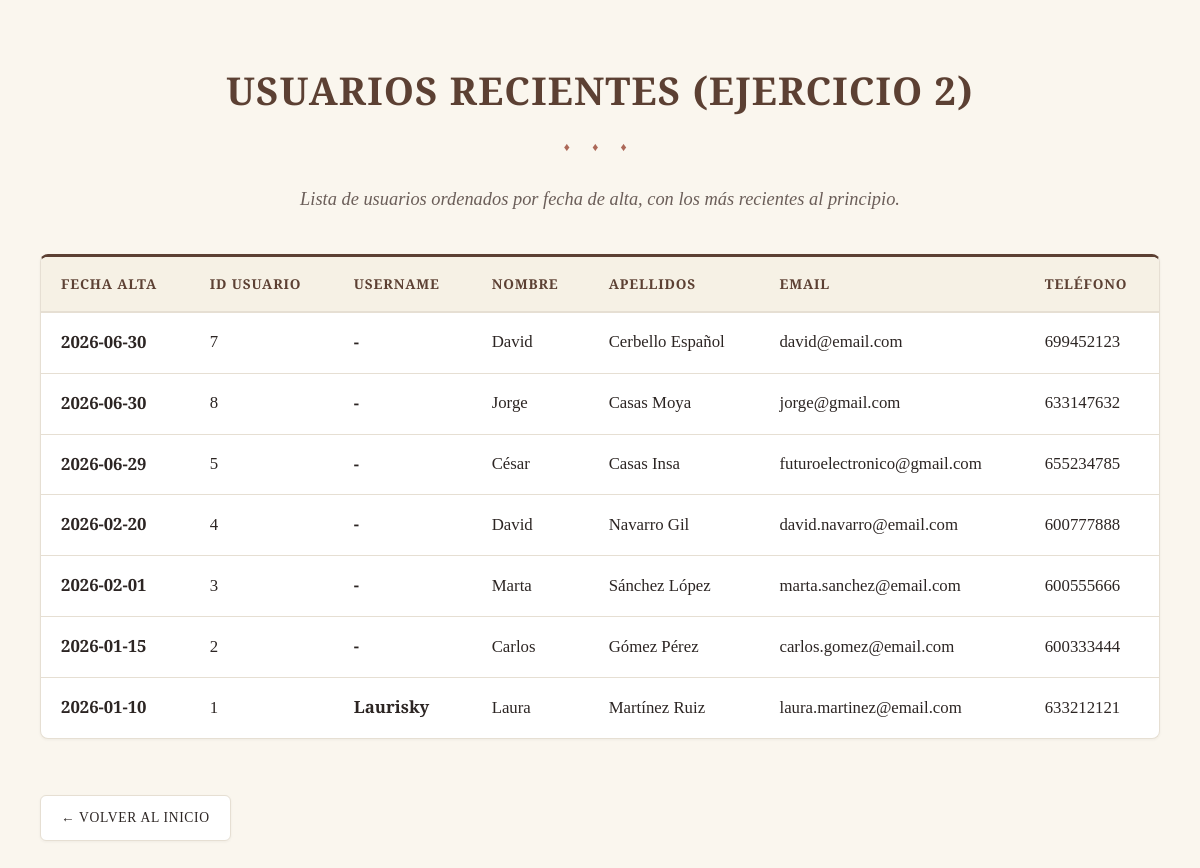
The app's page /usuarios/usuarios_recientes.php (signed in) with its own data.
### tables this page shows
CREATE TABLE `usuarios` (
  `id_usuario` int(11) NOT NULL,
  `username` varchar(55) DEFAULT NULL,
  `password_hash` varchar(255) NOT NULL,
  `nombre` varchar(80) NOT NULL,
  `apellidos` varchar(120) NOT NULL,
  `email` varchar(120) NOT NULL,
  `telefono` varchar(20) DEFAULT NULL,
  `rol` varchar(35) NOT NULL DEFAULT 'lector',
  `fecha_alta` date NOT NULL
);

### usuarios/usuarios_recientes.php (the view, shortened to what this page needs)
<?php
include "../config/conexion.php";
$sql = "SELECT * FROM usuarios ORDER BY fecha_alta DESC";
$stmt = mysqli_prepare($conexion, $sql);
mysqli_stmt_execute($stmt);
$resultado = mysqli_stmt_get_result($stmt);
?>
<!DOCTYPE html>
<html lang="es">
<head>
    <link rel="stylesheet" href="../css/estilos.css">
</head>
<body>
    <h1>Usuarios Recientes (Ejercicio 2)</h1>
    <p>Lista de usuarios ordenados por fecha de alta, con los más recientes al principio.</p>
    <div class="table-container">
        <table>
            <thead>
                <tr>
                    <th>Fecha Alta</th>
                    <th>ID Usuario</th>
                    <th>Username</th>
                    <th>Nombre</th>
                    <th>Apellidos</th>
                    <th>Email</th>
                    <th>Teléfono</th>
                </tr>
            </thead>
            <tbody>
                <?php while ($usuario = mysqli_fetch_assoc($resultado)) { ?>
                    <tr>
                        <td><strong><?php echo htmlspecialchars($usuario["fecha_alta"]); ?></strong></td>
                        <td><?php echo htmlspecialchars($usuario["id_usuario"]); ?></td>
                        <td><strong><?php echo htmlspecialchars($usuario["username"] ?? '-'); ?></strong></td>
                        <td><?php echo htmlspecialchars($usuario["nombre"]); ?></td>
                        <td><?php echo htmlspecialchars($usuario["apellidos"]); ?></td>
                        <td><?php echo htmlspecialchars($usuario["email"]); ?></td>
                        <td><?php echo htmlspecialchars($usuario["telefono"] ? $usuario["telefono"] : '-'); ?></td>
                    </tr>
                <?php } ?>
            </tbody>
        </table>
    </div>
    <a class="volver" href="../index.php">← Volver al inicio</a>
</body>
</html>

### css/estilos.css (style rules this page uses)
:root { --primary-color: #5C4033; --primary-hover: #453026; --bg-color: #FAF6EE; --card-bg: #FFFFFF; --text-main: #2C2523; --text-muted: #6B5E59; --border-color: #E6DFD3; --success-bg: #E2EED8; --success-text: #3E632A; --warning-pending-bg: #FDF2E2; --warning-pending-text: #B45309; --accent-color: #8C2D19; --shadow-sm: 0 1px 3px 0 rgba(44, 37, 35, 0.05); --shadow-md: 0 4px 12px -2px rgba(44, 37, 35, 0.08), 0 2px 6px -1px rgba(44, 37, 35, 0.04); --shadow-lg: 0 12px 24px -4px rgba(44, 37, 35, 0.12), 0 4px 12px -2px rgba(44, 37, 35, 0.06); --radius-lg: 8px; --radius-md: 6px; --radius-sm: 4px; --transition: all 0.25s cubic-bezier(0.4, 0, 0.2, 1); }
body { font-family: 'Crimson Pro', Georgia, serif; margin: 0 auto; max-width: 1200px; padding: 60px 40px; background-color: var(--bg-color); color: var(--text-main); line-height: 1.6; }
h1 { font-family: 'Cinzel', serif; color: var(--primary-color); font-size: 2.4rem; font-weight: 600; margin-top: 0; margin-bottom: 8px; text-align: center; letter-spacing: 0.03em; text-transform: uppercase; }
h1::after { content: "♦ ♦ ♦"; display: block; font-size: 0.75rem; color: var(--accent-color); margin: 16px auto 28px auto; letter-spacing: 0.6rem; text-align: center; opacity: 0.7; }
p { color: var(--text-muted); font-size: 1.15rem; margin-top: 0; margin-bottom: 24px; }
body > h1 + p { text-align: center; font-style: italic; max-width: 700px; margin-left: auto; margin-right: auto; margin-bottom: 40px; }
.table-container { background: var(--card-bg); border: 1px solid var(--border-color); border-radius: var(--radius-lg); box-shadow: var(--shadow-sm); overflow-x: auto; margin-top: 24px; margin-bottom: 32px; border-top: 3px solid var(--primary-color); }
table { width: 100%; border-collapse: collapse; text-align: left; }
th { background-color: #F6F1E5; color: var(--primary-color); font-family: 'Cinzel', serif; font-weight: 600; font-size: 0.85rem; text-transform: uppercase; letter-spacing: 0.06em; padding: 16px 20px; border-bottom: 2px solid var(--border-color); }
td { padding: 16px 20px; font-size: 1.05rem; color: var(--text-main); border-bottom: 1px solid var(--border-color); }
td:first-child, td[colspan] { font-variant-numeric: tabular-nums; }
tr:last-child td { border-bottom: none; }
.volver { display: inline-flex; align-items: center; gap: 8px; margin-top: 24px; padding: 11px 20px; background-color: var(--card-bg); color: var(--text-main); border: 1px solid var(--border-color); border-radius: var(--radius-md); font-family: 'Cinzel', serif; font-size: 0.85rem; font-weight: 500; text-decoration: none; text-transform: uppercase; letter-spacing: 0.05em; box-shadow: var(--shadow-sm); transition: var(--transition); }

### records on screen
usuarios: fecha_alta "2026-06-30", id_usuario "7", username "-", nombre "David", apellidos "Cerbello Español", email "david@email.com", telefono "699452123"
usuarios: fecha_alta "2026-06-30", id_usuario "8", username "-", nombre "Jorge", apellidos "Casas Moya", email "jorge@gmail.com", telefono "633147632"
usuarios: fecha_alta "2026-06-29", id_usuario "5", username "-", nombre "César", apellidos "Casas Insa", email "futuroelectronico@gmail.com", telefono "655234785"
usuarios: fecha_alta "2026-02-20", id_usuario "4", username "-", nombre "David", apellidos "Navarro Gil", email "david.navarro@email.com", telefono "600777888"
usuarios: fecha_alta "2026-02-01", id_usuario "3", username "-", nombre "Marta", apellidos "Sánchez López", email "marta.sanchez@email.com", telefono "600555666"
usuarios: fecha_alta "2026-01-15", id_usuario "2", username "-", nombre "Carlos", apellidos "Gómez Pérez", email "carlos.gomez@email.com", telefono "600333444"
usuarios: fecha_alta "2026-01-10", id_usuario "1", username "Laurisky", nombre "Laura", apellidos "Martínez Ruiz", email "laura.martinez@email.com", telefono "633212121"
